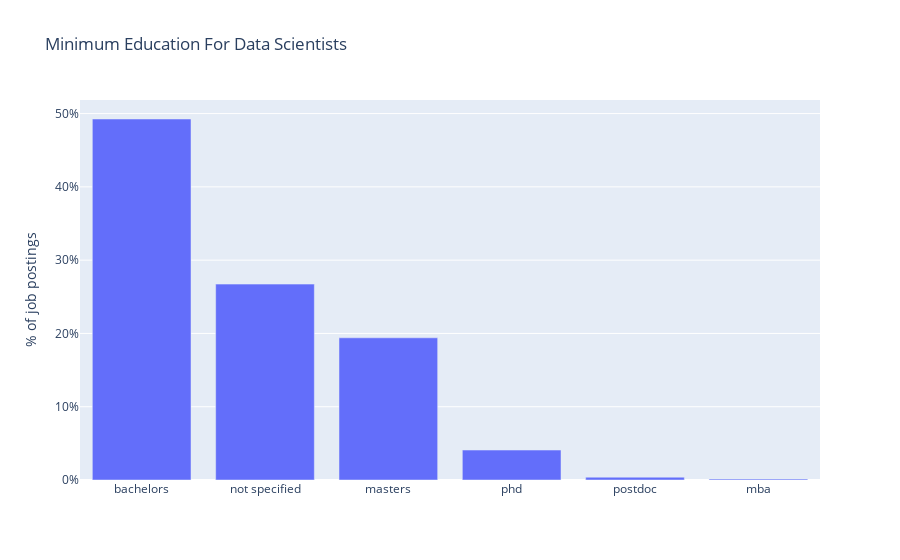

Write notebook code for a chart like this one.
### Code cell
# visualize the degrees.
layout = dict(
    title='Minimum Education For Data Scientists',
    yaxis=dict(
        title='% of job postings',
        tickformat=',.0%',
    )
)

fig = go.Figure(layout=layout)
fig.add_trace(go.Bar(
    x=df_degree_cnt['degree'],
    y=df_degree_cnt['degree_type']/num_postings
))

iplot(fig)

### Figure 1 — Plotly figure (JSON) as saved in the notebook; plotly's stock layout.template omitted (floating-point values rounded to 4 significant figures)
{"data": [{"type": "bar", "x": ["bachelors", "not specified", "masters", "phd", "postdoc", "mba"], "y": [0.4926, 0.2673, 0.194, 0.04086, 0.003837, 0.001343]}], "layout": {"title": {"text": "Minimum Education For Data Scientists"}, "yaxis": {"tickformat": ",.0%", "title": {"text": "% of job postings"}}}}
